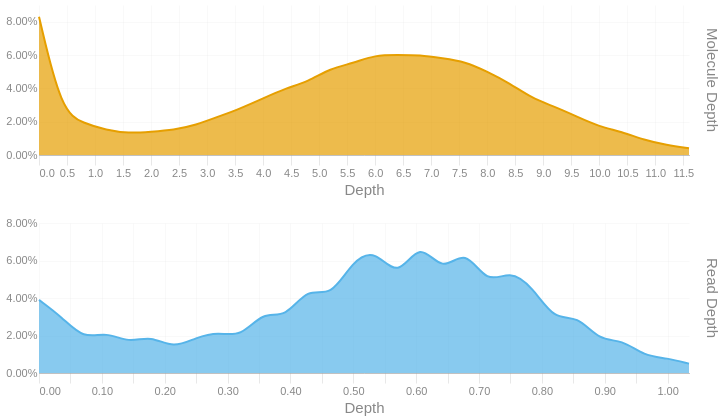

Notebook source saved alongside this figure:
### Code cell
readdep = depth_hist(tb['Read Depth'], q99, 3)
readdep = readdep.with_columns(pl.lit('Read Depth').alias('Metric'))
if not SKIPLR:
    moldep = depth_hist(tb['Molecule Depth'], mol_q99, 1)
    moldep = moldep.with_columns(pl.lit('Molecule Depth').alias('Metric'))
    _hist = pl.concat([readdep, moldep])
    _hist = _hist.filter(pl.col('Proportion') != 0)
    with SafeRender(_hist):
        (
            alt.Chart(_hist)        
            .mark_area(interpolate = "basis")
            .encode(
                x=alt.X('Bin:Q').scale(domainMin=0).axis(alt.Axis(title='Depth')),
                y = alt.Y('Proportion:Q', title = None).axis(format = '.2%'),
                color = alt.Color('Metric:N').legend(None),
                row = alt.Row("Metric:N").header(title = None, labelOrient = 'right'),
                tooltip = [
                    alt.Tooltip("Metric:N", title = "Metric"),
                    alt.Tooltip('Interval:N', title = "Depth Interval"),
                    alt.Tooltip('Proportion:Q', title = "% Alignments").format('.2%')
                ]
            )
            .resolve_scale(x='independent', y='independent')
            .properties(
                height = 150, width = 650,
                usermeta={'embedOptions': {'downloadFileName': f'{samplename}.depth.hist'}}
            )
        ).display()
else:
    readdep = readdep.filter(pl.col('Proportion') != 0)
    with SafeRender(readdep):
        (
            alt.Chart(readdep)        
            .mark_area(interpolate = "basis")
            .encode(
                x=alt.X('Bin:Q').scale(domainMin=0).axis(alt.Axis(title='Depth')),
                y = alt.Y('Proportion:Q', title = None).axis(format = '.2%'),
                tooltip = [
                    alt.Tooltip('Interval:N', title = "Depth Interval"),
                    alt.Tooltip('Proportion:Q', title = "% Alignments").format('.2%')
                ]
            )
            .properties(
                usermeta={'embedOptions': {'downloadFileName': f'{samplename}.depth.hist'}}
            )
        ).display()

### Figure 1 — Vega-Lite specification as saved in the notebook (floating-point values rounded to 4 significant figures)
{"width": 650, "height": 150, "config": {"title": {"anchor": "start", "dy": -15, "fontSize": 18, "color": "#888888", "subtitleColor": "#888888", "subtitleFontSize": 14}, "arc": {"fill": "#0072B2"}, "axis": {"domainColor": "#888888", "domainWidth": 0.5, "gridWidth": 0.2, "grid": false, "titleFontWeight": 400, "titleFontSize": 15, "labelFontSize": 11, "labelColor": "#888888", "tickColor": "#888888", "tickWidth": 0.2, "titleColor": "#888888"}, "axisBand": {"grid": false}, "axisX": {"grid": true, "tickSize": 10, "domainCap": "round"}, "axisY": {"domain": false, "grid": true, "tickSize": 0, "domainCap": "round"}, "background": "transparent", "header": {"labelFontSize": 15, "labelColor": "#888888", "titleFontSize": 15, "titleFontWeight": 600, "titleColor": "#888888"}, "legend": {"labelFont": "sans-serif", "labelFontSize": 12, "labelColor": "#888888", "symbolSize": 100, "symbolType": "circle", "titleFontSize": 12, "titlePadding": 10, "titleColor": "#888888", "title": null}, "range": {"category": ["#E69F00", "#56B4E9", "#009E73", "#F0E442", "#0072B2", "#D55E00", "#CC79A7", "#000000"], "diverging": ["#cfe8f3", "#a2d4ec", "#73bfe2", "#46abdb", "#1696d2", "#12719e"]}, "area": {"fill": "#0072B2", "fillOpacity": 0.7, "line": true, "strokeOpacity": 0.7}, "line": {"color": "#0072B2", "stroke": "#0072B2", "strokeWidth": 2}, "trail": {"color": "#0072B2", "stroke": "#0072B2", "strokeWidth": 0, "size": 1}, "point": {"filled": true, "fillOpacity": 1.0, "size": 95}, "text": {"color": "#888888", "fontSize": 11, "align": "right", "fontWeight": 400, "size": 11}, "bar": {"fill": "#0072B2", "stroke": null}, "view": {"stroke": null, "continuousWidth": 660, "continuousHeight": 400}}, "data": {"name": "data-9c54a33b699569b988bc0beabbd2b128"}, "mark": {"type": "area", "interpolate": "basis"}, "encoding": {"color": {"field": "Metric", "legend": null, "type": "nominal"}, "row": {"field": "Metric", "header": {"title": null, "labelOrient": "right"}, "type": "nominal"}, "tooltip": [{"field": "Metric", "title": "Metric", "type": "nominal"}, {"field": "Interval", "title": "Depth Interval", "type": "nominal"}, {"field": "Proportion", "format": ".2%", "title": "% Alignments", "type": "quantitative"}], "x": {"axis": {"title": "Depth"}, "field": "Bin", "scale": {"domainMin": 0}, "type": "quantitative"}, "y": {"axis": {"format": ".2%"}, "field": "Proportion", "title": null, "type": "quantitative"}}, "resolve": {"scale": {"x": "independent", "y": "independent"}}, "usermeta": {"embedOptions": {"downloadFileName": "TF26LRJL0053_5B_10484332_23Y22YLT4_L7.depth.hist"}}, "$schema": "https://vega.github.io/schema/vega-lite/v6.4.1.json", "datasets": {"data-9c54a33b699569b988bc0beabbd2b128": [{"Bin": 0.0, "Interval": "0.0-0.036", "Proportion": 0.039, "Metric": "Read Depth"}, {"Bin": 0.036, "Interval": "0.036-0.071", "Proportion": 0.03, "Metric": "Read Depth"}, {"Bin": 0.071, "Interval": "0.071-0.107", "Proportion": 0.018, "Metric": "Read Depth"}, {"Bin": 0.107, "Interval": "0.107-0.143", "Proportion": 0.022, "Metric": "Read Depth"}, {"Bin": 0.143, "Interval": "0.143-0.178", "Proportion": 0.016, "Metric": "Read Depth"}, {"Bin": 0.178, "Interval": "0.178-0.214", "Proportion": 0.02, "Metric": "Read Depth"}, {"Bin": 0.214, "Interval": "0.214-0.25", "Proportion": 0.013, "Metric": "Read Depth"}, {"Bin": 0.25, "Interval": "0.25-0.285", "Proportion": 0.019, "Metric": "Read Depth"}, {"Bin": 0.285, "Interval": "0.285-0.321", "Proportion": 0.022, "Metric": "Read Depth"}, {"Bin": 0.321, "Interval": "0.321-0.357", "Proportion": 0.019, "Metric": "Read Depth"}, {"Bin": 0.357, "Interval": "0.357-0.392", "Proportion": 0.033, "Metric": "Read Depth"}, {"Bin": 0.392, "Interval": "0.392-0.428", "Proportion": 0.029, "Metric": "Read Depth"}, {"Bin": 0.428, "Interval": "0.428-0.464", "Proportion": 0.046, "Metric": "Read Depth"}, {"Bin": 0.464, "Interval": "0.464-0.499", "Proportion": 0.04, "Metric": "Read Depth"}, {"Bin": 0.499, "Interval": "0.499-0.535", "Proportion": 0.06, "Metric": "Read Depth"}, {"Bin": 0.535, "Interval": "0.535-0.571", "Proportion": 0.066, "Metric": "Read Depth"}, {"Bin": 0.571, "Interval": "0.571-0.606", "Proportion": 0.05, "Metric": "Read Depth"}, {"Bin": 0.606, "Interval": "0.606-0.642", "Proportion": 0.071, "Metric": "Read Depth"}, {"Bin": 0.642, "Interval": "0.642-0.678", "Proportion": 0.053, "Metric": "Read Depth"}, {"Bin": 0.678, "Interval": "0.678-0.713", "Proportion": 0.067, "Metric": "Read Depth"}, {"Bin": 0.713, "Interval": "0.713-0.749", "Proportion": 0.047, "Metric": "Read Depth"}, {"Bin": 0.749, "Interval": "0.749-0.785", "Proportion": 0.055, "Metric": "Read Depth"}, {"Bin": 0.785, "Interval": "0.785-0.82", "Proportion": 0.046, "Metric": "Read Depth"}, {"Bin": 0.82, "Interval": "0.82-0.856", "Proportion": 0.028, "Metric": "Read Depth"}, {"Bin": 0.856, "Interval": "0.856-0.892", "Proportion": 0.031, "Metric": "Read Depth"}, {"Bin": 0.892, "Interval": "0.892-0.927", "Proportion": 0.017, "Metric": "Read Depth"}, {"Bin": 0.927, "Interval": "0.927-0.963", "Proportion": 0.018, "Metric": "Read Depth"}, {"Bin": 0.963, "Interval": "0.963-0.999", "Proportion": 0.009, "Metric": "Read Depth"}, {"Bin": 0.999, "Interval": "0.999-1.034", "Proportion": 0.008, "Metric": "Read Depth"}, {"Bin": 1.034, "Interval": "1.034-1.07", "Proportion": 0.005, "Metric": "Read Depth"}, {"Bin": 0.0, "Interval": "0.0-0.4", "Proportion": 0.083, "Metric": "Molecule Depth"}, {"Bin": 0.4, "Interval": "0.4-0.8", "Proportion": 0.026, "Metric": "Molecule Depth"}, {"Bin": 0.8, "Interval": "0.8-1.2", "Proportion": 0.019, "Metric": "Molecule Depth"}, {"Bin": 1.2, "Interval": "1.2-1.6", "Proportion": 0.015, "Metric": "Molecule Depth"}, {"Bin": 1.6, "Interval": "1.6-2.0", "Proportion": 0.013, "Metric": "Molecule Depth"}, {"Bin": 2.0, "Interval": "2.0-2.4", "Proportion": 0.014, "Metric": "Molecule Depth"}, {"Bin": 2.4, "Interval": "2.4-2.8", "Proportion": 0.015, "Metric": "Molecule Depth"}, {"Bin": 2.8, "Interval": "2.8-3.2", "Proportion": 0.018, "Metric": "Molecule Depth"}, {"Bin": 3.2, "Interval": "3.2-3.6", "Proportion": 0.023, "Metric": "Molecule Depth"}, {"Bin": 3.6, "Interval": "3.6-4.0", "Proportion": 0.028, "Metric": "Molecule Depth"}, {"Bin": 4.0, "Interval": "4.0-4.4", "Proportion": 0.034, "Metric": "Molecule Depth"}, {"Bin": 4.4, "Interval": "4.4-4.8", "Proportion": 0.04, "Metric": "Molecule Depth"}, {"Bin": 4.8, "Interval": "4.8-5.2", "Proportion": 0.044, "Metric": "Molecule Depth"}, {"Bin": 5.2, "Interval": "5.2-5.6", "Proportion": 0.052, "Metric": "Molecule Depth"}, {"Bin": 5.6, "Interval": "5.6-6.0", "Proportion": 0.055, "Metric": "Molecule Depth"}, {"Bin": 6.0, "Interval": "6.0-6.4", "Proportion": 0.06, "Metric": "Molecule Depth"}, {"Bin": 6.4, "Interval": "6.4-6.8", "Proportion": 0.06, "Metric": "Molecule Depth"}, {"Bin": 6.8, "Interval": "6.8-7.2", "Proportion": 0.06, "Metric": "Molecule Depth"}, {"Bin": 7.2, "Interval": "7.2-7.6", "Proportion": 0.058, "Metric": "Molecule Depth"}, {"Bin": 7.6, "Interval": "7.6-8.0", "Proportion": 0.056, "Metric": "Molecule Depth"}, {"Bin": 8.0, "Interval": "8.0-8.4", "Proportion": 0.05, "Metric": "Molecule Depth"}, {"Bin": 8.4, "Interval": "8.4-8.8", "Proportion": 0.043, "Metric": "Molecule Depth"}, {"Bin": 8.8, "Interval": "8.8-9.2", "Proportion": 0.034, "Metric": "Molecule Depth"}, {"Bin": 9.2, "Interval": "9.2-9.6", "Proportion": 0.029, "Metric": "Molecule Depth"}, {"Bin": 9.6, "Interval": "9.6-10.0", "Proportion": 0.023, "Metric": "Molecule Depth"}, {"Bin": 10.0, "Interval": "10.0-10.4", "Proportion": 0.017, "Metric": "Molecule Depth"}, {"Bin": 10.4, "Interval": "10.4-10.8", "Proportion": 0.014, "Metric": "Molecule Depth"}, {"Bin": 10.8, "Interval": "10.8-11.2", "Proportion": 0.009, "Metric": "Molecule Depth"}, {"Bin": 11.2, "Interval": "11.2-11.6", "Proportion": 0.006, "Metric": "Molecule Depth"}, {"Bin": 11.6, "Interval": "11.6-11.96", "Proportion": 0.004, "Metric": "Molecule Depth"}]}}
